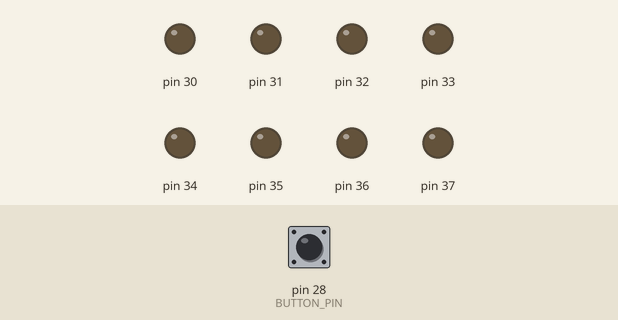
Recording of a sketch running on a simulated Arduino Mega 2560, built with avr-gcc and run on an emulated ATmega2560. Shown: output pins drawn as LEDs (lit = HIGH). The test bench sets the inputs (shaded band); at power-on: pin 28 (BUTTON_PIN) LOW.

Above: at 1.2 s.
1.3 s: pin 28 (BUTTON_PIN) pulled HIGH for 0.15 s
At 2.0 s:
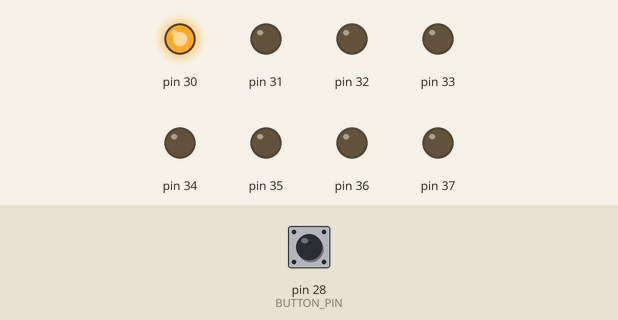
At 3.4 s:
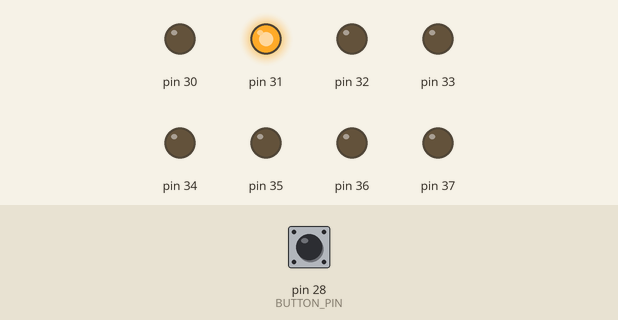
4.4 s: pin 28 (BUTTON_PIN) pulled HIGH for 3.2 s
At 8.8 s:
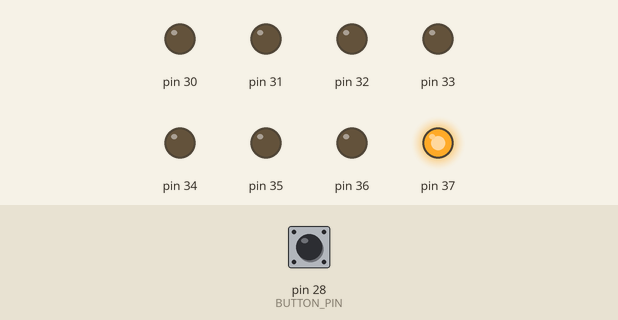
Timing chart, 0 to 14.7 s (numbered marks = the images above; inputs shaded):
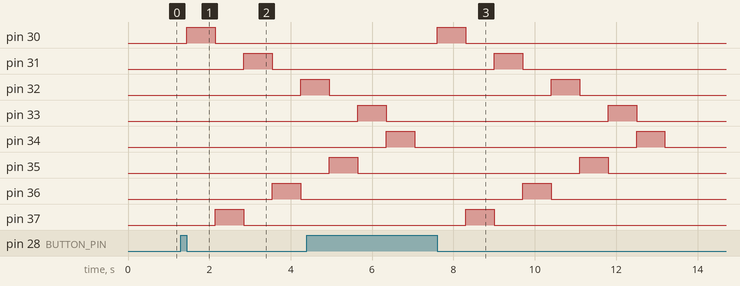

Measured:
- after the input at 1.3 s, pin 30: LOW → HIGH after 0.15 s, → LOW 0.70 s later; pin 31: LOW → HIGH after 1.6 s, → LOW 0.70 s later; pin 32: LOW → HIGH after 3.0 s; pin 36: LOW → HIGH after 2.3 s, → LOW 0.70 s later; pin 37: LOW → HIGH after 0.85 s, → LOW 0.70 s later
- after the input at 4.4 s, pin 30: LOW → HIGH after 3.2 s, → LOW 0.70 s later; pin 31: LOW → HIGH after 4.6 s, → LOW 0.70 s later; pin 36: LOW → HIGH after 5.3 s, → LOW 0.70 s later; pin 37: LOW → HIGH after 3.9 s, → LOW 0.70 s later
- by itself, pin 33–35: alternates HIGH for 0.70 s and LOW for 5.4 s

The sketch:

sketch_feb21a.ino
```cpp
#define BUTTON_PIN 28
#define LED_SIZE 8
#define DELAY 700

int led_pins[LED_SIZE];
int is_button_activated = 0;

void setup() {
  for(int i = 0; i < LED_SIZE; i++)
  {
    // ініціалізуємо піни від 30 по 37
    led_pins[i] = 30 + i;
    pinMode(led_pins[i], OUTPUT);
  }
  pinMode(BUTTON_PIN, INPUT);
}

void loop() {
  if (digitalRead(BUTTON_PIN) == 1)
  {
    is_button_activated = 1;
  }
  if (is_button_activated && digitalRead(BUTTON_PIN) == 0)
  {
    for (int i = 0; i < LED_SIZE / 2; i++)
    {
      digitalWrite(led_pins[i], HIGH);
      delay(DELAY);
      digitalWrite(led_pins[i], LOW);
      digitalWrite(led_pins[LED_SIZE - 1 - i], HIGH);
      delay(DELAY);
      digitalWrite(led_pins[LED_SIZE - 1 - i], LOW);
    }
    is_button_activated = 0;
  }
}
```
